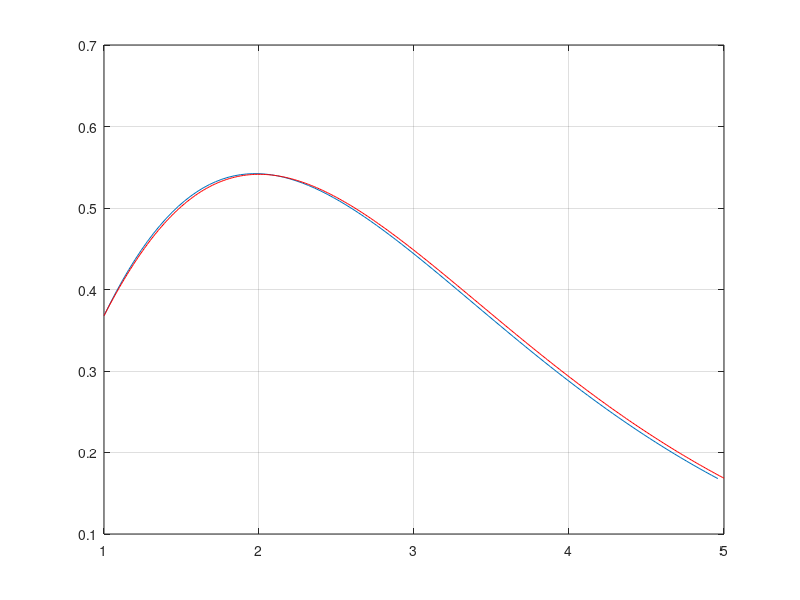

MATLAB code to generate this figure:
function methodEuler
    a = 1;
    b = 5;
    n = 100;
    y0 = 1/exp(1);
    [x, y] = euler(a,b,y0,n);
    
    x1 = 1 : 0.01 : 5;
    y1 = x1.^2 .* exp(-x1);
    
    plot(x,y);
    hold on;
    plot(x1,y1,'r');
   
    grid on;

function [x,y] = euler(a,b,y0,n)
    h = (b - a)/n;
    x(1) = a;
    y(1) = y0;
    for i = 2 : n
        x(i) = x(i-1) + h;
        y(i) = y(i-1) +h*f(x(i),y(i-1));
    end
    
    
function y = f(x,y)
    y = (3*x^2*exp(-x) - (x+1)*y)/x;
    
    
   